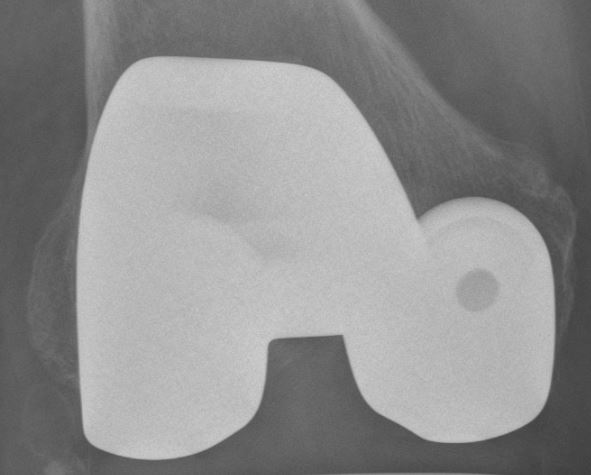
//> input picture code/1077.JPG, 591 x 475 px, given in place of test.jpg, which was not available
$ ./CVtest   (built with g++ and OpenCV 4)
//> lines starting //> are read from the running program, lines starting //| are printed output that depends on the picture; after the words box and inside, x2 and y2 are one past the last pixel; in counts of white or black regions, pixels touching at a corner belong together; pictures that were not available may be replaced by others from this repository, and a replacement may not be noted
#include <cv.h>
#include <cxcore.h>
#include <highgui.h>
#include <iostream>
#include "opencv2/opencv.hpp"

#include "core/core.hpp"
#include "highgui/highgui.hpp"
#include "imgproc/imgproc.hpp"
#include<opencv2/highgui/highgui.hpp>
#include<opencv2/imgproc/imgproc.hpp>

using namespace std;
using namespace cv;

RNG rng;

//裁剪图片
// [9 lines left out: function cut_X, not called in this run]


//对X光片进行处理
void X()
{
    Mat src = imread("test.jpg");
//> src is the input picture: 475 rows x 591 cols, CV_8UC3; min 62, max 208, mean 141.7
    Rect rect(0,0,364,313);//左上坐标（X,Y）和长宽
    Mat result, bg, fg;
    grabCut(src, result, rect, bg, fg, 1, GC_INIT_WITH_RECT);
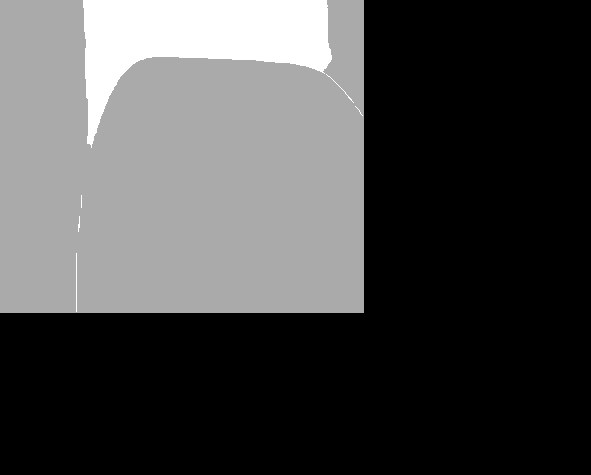
//> result: 475 rows x 591 cols, CV_8UC1; min 0, max 3, mean 0.872; drawn with min black and max white
//> bg = 65 values, max 189.4 at index 17, min 0.108 at index 3, mean 58.42; fg = 65 values, max 190.5 at index 5, min 0.0384 at index 3, mean 57.81
    imshow("grab", result);
	imwrite("test1.jpg",result);
    compare(result, GC_PR_FGD, result, CMP_EQ);//result和GC_PR_FGD对应像素相等时，目标图像该像素值置为255
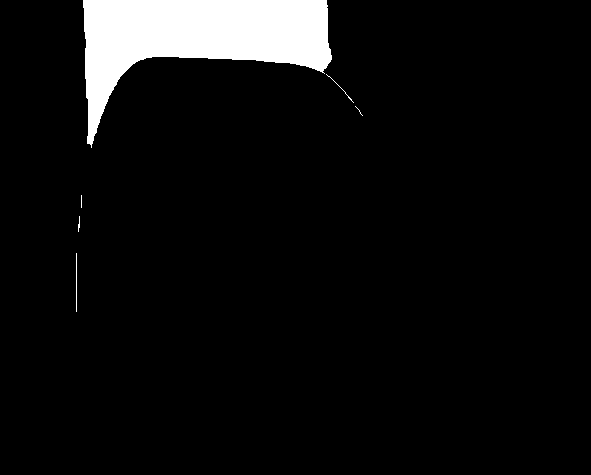
//> result: 475 rows x 591 cols, CV_8UC1; 6% white; 6 white regions (2 under 20 px), largest, box (x1, y1, x2, y2) and area: (83, 0, 332, 148) 16778, (76, 253, 77, 312) 59, (326, 74, 354, 103) 33, (78, 216, 80, 232) 20
    imshow("result",result);
	imwrite("test2.jpg",result);
    Mat foreground(src.size(), CV_8UC3, Scalar(255, 255, 255));
    src.copyTo(foreground, result);//copyTo有两种形式，此形式表示result为mask
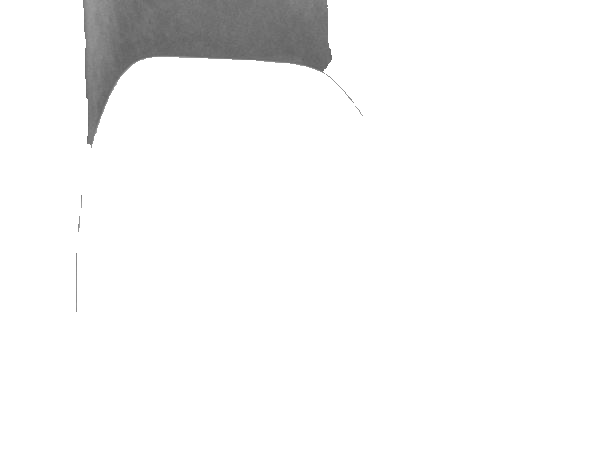
//> foreground: 475 rows x 591 cols, CV_8UC3; min 94, max 255, mean 246.6
    imshow("foreground", foreground);
	imwrite("test3.jpg",foreground);


    waitKey(0);
}


// [86 lines left out: functions cut, findContours, contour, not called in this run]
int main()
{
	X();
	return 0;
}
